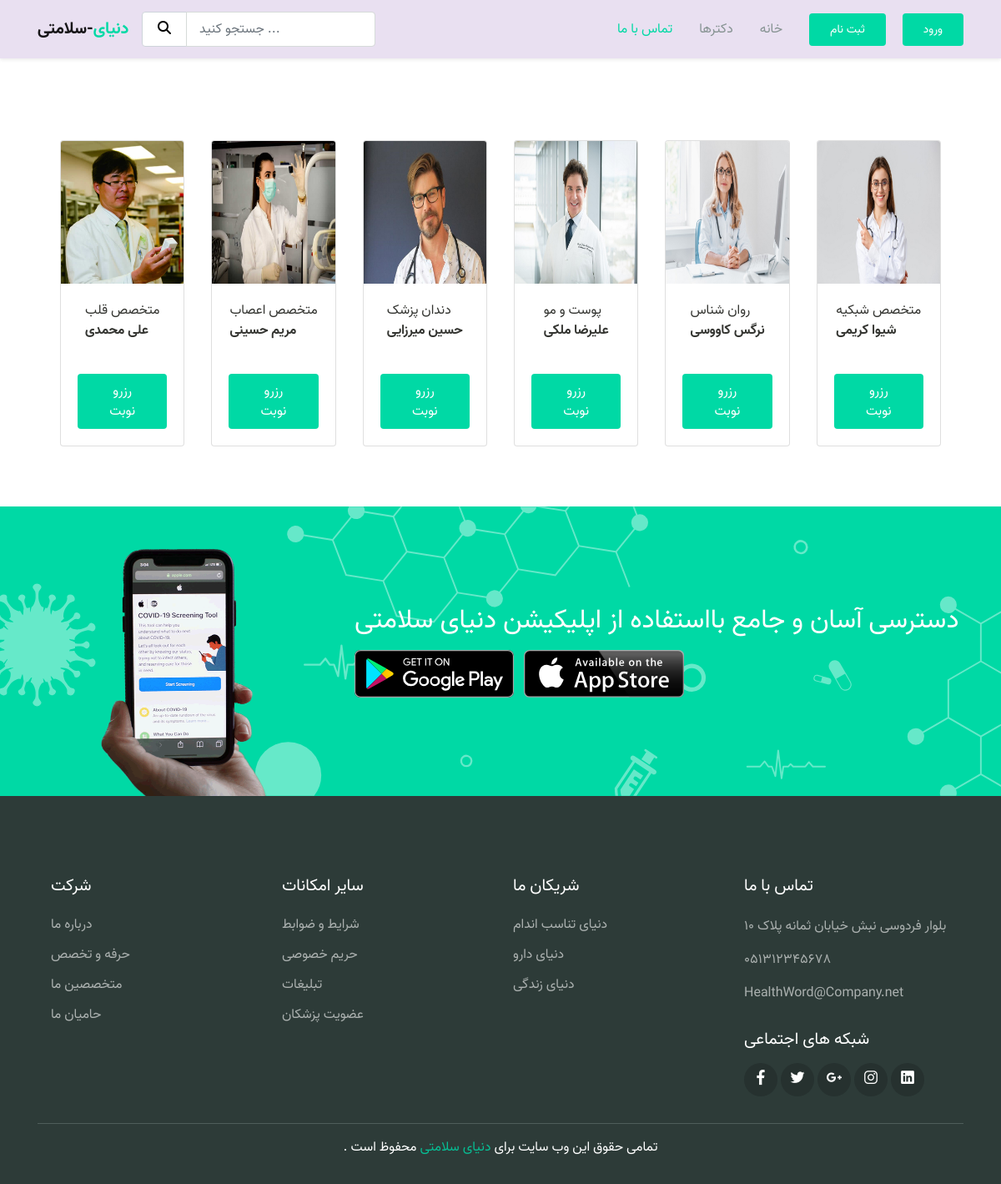
Screenshot of /doctors/all_doctors/ with the database file from the repository.
### doctors/models.py (models this page shows, shortened)
class Doctor(models.Model):
    user = models.OneToOneField(User, on_delete=models.CASCADE, null=True, blank=True, related_name='doctor_profile')
    f_name = models.CharField(max_length=50)
    l_name = models.CharField(max_length=100)
    takhasos = models.CharField(max_length=100)
    info = models.TextField()
    address = models.CharField(max_length=400)
    nezam_pezeshki = models.PositiveIntegerField()
    phone_number = models.PositiveIntegerField()
    dr_cost = models.PositiveIntegerField(default=0)
    image = models.ImageField(upload_to='doctors_images', null=True, blank=True)

### doctors/views.py (the view)
# urls.py: path('all_doctors/', all_doctors, name='all_doctors'),
def all_doctors(request):
    all_drs = Doctor.objects.all()
    return render(request, 'doctors/doctors.html', {'found': all_drs})

### doctors/templates/doctors/doctors.html (shortened to what this page needs)
{% extends '_base.html' %}
{% block content %}
    <br><br><br><br>
<div class="d-flex justify-content-around align-items-center p-5 m-2">
        {% for dr in found %}
     <div class="card d-flex justify-content-around align-items-center m-3" style="width: 18rem">
        <img class="card-img-top" src="{{ dr.image.url }}" alt="{{ dr.f_name }}">
            <div class="card-body">
                {{ dr.takhasos }}<br>
                <strong>{{ dr.f_name }} {{ dr.l_name }}</strong><br>
            </div>
                <div class="card-body">
                   <a href="{% url 'doctors:doctor_details' dr.id %}" class="btn btn-primary">رزرو نوبت</a>
                </div>
     </div>
        {% endfor %}
</div>
{% endblock %}

### static/css/theme.css (style rules this page uses)
:root { --primary: #00D9A5; --accent: #FF3D85; --secondary: #4E5AFE; --warning: #EED818; --info: #05B4E1; --danger: #FF4943; --success: #96C93D; --dark: #343531; --light: #F5F9F6; --cs: #596261; --grey: #6E807A; }
body { font-family: vazir; line-height: 1.5; color: #343531; }
a { color: #07be94; text-decoration: none; background-color: transparent; }
.btn-primary { color: #fff; background-color: #00D9A5; border-color: transparent; }
.btn { padding: 8px 24px; }

### rows the page displays
Doctor: image (picture), takhasos "متخصص قلب", f_name "علی", l_name "محمدی"
Doctor: image (picture), takhasos "متخصص اعصاب", f_name "مریم", l_name "حسینی"
Doctor: image (picture), takhasos "دندان پزشک", f_name "حسین", l_name "میرزایی"
Doctor: image (picture), takhasos "پوست و مو", f_name "علیرضا", l_name "ملکی"
Doctor: image (picture), takhasos "روان شناس", f_name "نرگس", l_name "کاووسی"
Doctor: image (picture), takhasos "متخصص شبکیه", f_name "شیوا", l_name "کریمی"
